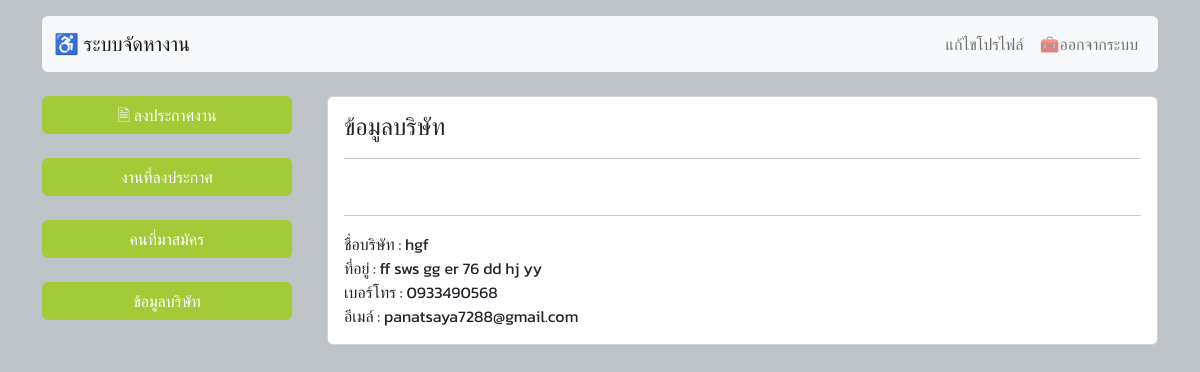
The page /company.php (signed in) on the database its author committed.
### tables this page shows
CREATE TABLE `company` (
  `cp_id` int(11) NOT NULL,
  `cp_name` text NOT NULL,
  `cp_address` varchar(100) NOT NULL,
  `cp_phone` varchar(10) NOT NULL,
  `cp_email` varchar(50) NOT NULL,
  `cp_user` varchar(13) DEFAULT NULL,
  `cp_password` varchar(30) DEFAULT NULL,
  `cp_picture` varchar(30) DEFAULT NULL
);

### company.php (the view, shortened to what this page needs)
<!DOCTYPE html>
<html>
<head>
	<link href="https://cdn.jsdelivr.net/npm/bootstrap@5.2.2/dist/css/bootstrap.min.css" rel="stylesheet">
</head>
<body>
	<div class="container mt-3">
		<?php
		include "head.php";
		?>
	</div>
     <br>
	 <div class="container">
	 <div class="row">
	 <div class="col-sm-12 col-md-3 col-lg-3 mx-auto">
	 <?php include "menu_c.php"; ?>
	 </div>
	 <div class="col-sm-12 col-md-9 col-lg-9 mx-auto">
            <div class="card">
                <div class="card-body">
                    <h4 class="card-title">ข้อมูลบริษัท</h4>
		<hr>
		<?php
		include "connectdb.php";
		$id=$_SESSION['cpid'];
		$sql="SELECT * from company where cp_id='$id'";
		$result=mysqli_query($con,$sql);
		$row=mysqli_fetch_assoc($result);
		?>
<hr>
		<?php
		echo "ชื่อบริษัท : ".$row['cp_name']."<br>";
		echo "ที่อยู่ : ".$row['cp_address']."<br>";
		echo "เบอร์โทร : ".$row['cp_phone']."<br>";
		echo "อีเมล์ : ".$row['cp_email']."<br>";
		?>
                </div>
            </div>
	 </div>
    </div>
	 </div>
</body>
</html>

### company.php (style rules this page uses)
body { background: #bdc3c7; font-family: 'Kanit', sans-serif; }

### rows shown on the page
company: cp_name "hgf", cp_address "ff sws gg er 76 dd hj yy", cp_phone "0933490568", cp_email "panatsaya7288@gmail.com"
